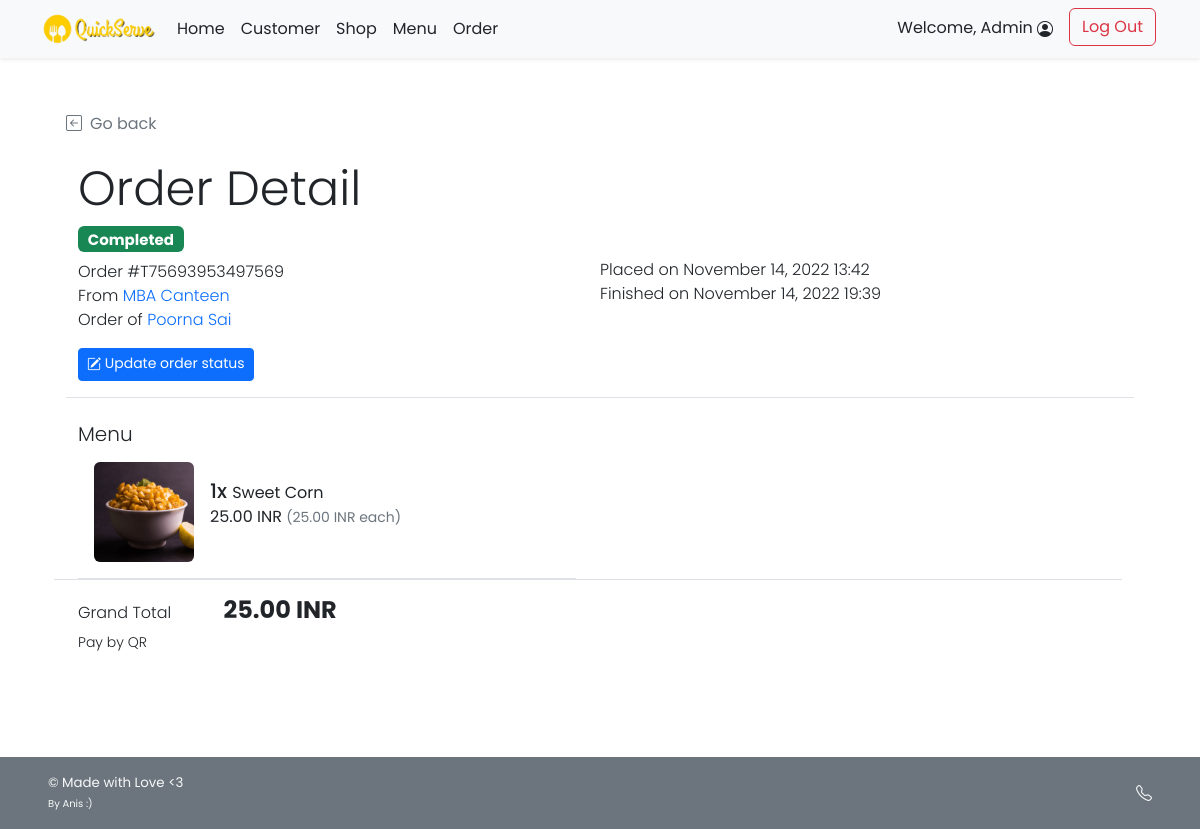
The app's page /admin/admin_order_detail.php?orh_id=81 (signed in) with its own data.
### tables this page shows
CREATE TABLE `order_header` (
  `orh_id` int(11) NOT NULL,
  `c_id` int(11) NOT NULL,
  `s_id` int(11) NOT NULL,
  `p_id` int(11) NOT NULL,
  `orh_ordertime` timestamp NOT NULL DEFAULT current_timestamp(),
  `orh_orderstatus` varchar(45) NOT NULL,
  `orh_finishedtime` datetime DEFAULT NULL,
  `t_id` varchar(45) NOT NULL
);

CREATE TABLE `shop` (
  `s_username` varchar(45) NOT NULL,
  `s_pwd` varchar(45) NOT NULL,
  `s_name` varchar(100) NOT NULL,
  `s_location` varchar(100) NOT NULL,
  `s_email` varchar(100) NOT NULL,
  `s_phoneno` varchar(45) NOT NULL,
  `s_pic` text DEFAULT NULL,
  `s_id` int(11) NOT NULL
);

CREATE TABLE `customer` (
  `c_username` varchar(45) NOT NULL,
  `c_pwd` varchar(45) NOT NULL,
  `c_firstname` varchar(45) NOT NULL,
  `c_lastname` varchar(45) NOT NULL,
  `c_email` varchar(100) NOT NULL,
  `c_gender` varchar(1) NOT NULL COMMENT 'M for Male, F for Female',
  `c_type` varchar(3) NOT NULL COMMENT 'Type of customer in this canteen (STD for student,STF for staff, GUE for guest, ADM for admin, OTH for other)',
  `c_id` int(11) NOT NULL
);

CREATE TABLE `order_detail` (
  `ord_id` int(11) NOT NULL,
  `orh_id` int(11) NOT NULL,
  `f_id` int(11) NOT NULL,
  `ord_amount` int(11) NOT NULL,
  `ord_buyprice` decimal(6,2) NOT NULL,
  `ord_note` text DEFAULT NULL
);

CREATE TABLE `food` (
  `f_id` int(11) NOT NULL,
  `s_id` int(11) NOT NULL,
  `f_name` varchar(100) NOT NULL,
  `f_price` decimal(6,2) NOT NULL,
  `f_pic` text DEFAULT NULL
);

### admin/admin_order_detail.php (the view, shortened to what this page needs)
<!DOCTYPE html>
<html lang="en">
<head>
    <?php
        include("../conn_db.php");
        include('../head.php');
    ?>
    <link href="../css/main.css" rel="stylesheet">
    <link href="../css/menu.css" rel="stylesheet">
</head>
<body class="d-flex flex-column h-100">
    <?php include('nav_header_admin.php')?>
    <div class="container px-5 py-4" id="cart-body">
        <div class="row my-4 border-bottom">
            <a class="nav nav-item text-decoration-none text-muted mb-2" href="#" onclick="history.back();">
                <i class="bi bi-arrow-left-square me-2"></i>Go back
            </a>
            <h2 class="pt-3 display-5">Order Detail</h2>
            <?php
                $orh_id = $_GET["orh_id"];
                $orh_query = "SELECT * FROM order_header WHERE orh_id = {$orh_id}";
                $orh_arr = $mysqli -> query($orh_query) -> fetch_array();
            ?>
            <div class="row row-cols-1 row-cols-md-2">
                <div class="col mb-2 mb-md-0">
                    <ul class="list-unstyled fw-light">
                        <li class="list-item mb-2">
                            <?php if($orh_arr["orh_orderstatus"]=="VRFY"){ ?>
                            <h5><span class="fw-bold badge bg-info text-dark">Verifying</span></h5>
                            <?php }else if($orh_arr["orh_orderstatus"]=="ACPT"){ ?>
                            <h5><span class="fw-bold badge bg-secondary text-dark">Accepted</span></h5>
                            <?php }else if($orh_arr["orh_orderstatus"]=="PREP"){ ?>
                            <h5><span class="fw-bold badge bg-warning text-dark">Preparing</span></h5>
                            <?php }else if($orh_arr["orh_orderstatus"]=="RDPK"){ ?>
                            <h5><span class="fw-bold badge bg-primary text-white">Ready to pick up</span></h5>
                            <?php }else if($orh_arr["orh_orderstatus"]=="FNSH"){?>
                            <h5><span class="fw-bold badge bg-success text-white">Completed</span></h5>
                            <?php }
                            else if($orh_arr["orh_orderstatus"]=="CNCL"){?>
                                <h5><span class="fw-bold badge bg-danger text-white">Cancelled</span></h5>
                                <?php } ?>
                        </li>
                        <li class="list-item">Order #<?php echo $orh_arr["t_id"];?></li>
                        <li class="list-item">From
                            <a class="text-decoration-none link-primary"
                                href="admin_shop_detail.php?c_id=<?php echo $orh_arr['s_id']?>">
                                <?php
                                $shop_query = "SELECT s_name FROM shop WHERE s_id = {$orh_arr['s_id']};";
                                $shop_arr = $mysqli -> query($shop_query) -> fetch_array();
                                echo $shop_arr["s_name"];
                            ?>
                            </a>
                        </li>
                        <li class="list-item">Order of
                            <a class="text-decoration-none link-primary"
                                href="admin_customer_detail.php?c_id=<?php echo $orh_arr['c_id']?>">
                                <?php
                                $cust_query = "SELECT c_firstname,c_lastname FROM customer WHERE c_id = {$orh_arr['c_id']};";
                                $cust_arr = $mysqli -> query($cust_query) -> fetch_array();
                                echo $cust_arr["c_firstname"]." ".$cust_arr["c_lastname"];
                            ?>
                            </a>
                        </li>
                    </ul>
                </div>
                <div class="col">
                    <ul class="list-unstyled fw-light">
                        <?php
                            $od_placedate = (new Datetime($orh_arr["orh_ordertime"])) -> format("F j, Y H:i");
                        ?>
                        <li class="mb-2">&nbsp;</li>
                        <li>Placed on <?php echo $od_placedate;?></li>
                        <?php if($orh_arr["orh_orderstatus"]!="FNSH"){ ?>
                        <li>The order is not finish yet.</li>
                        <?php }else{
                            $od_finishtime = (new Datetime($orh_arr["orh_finishedtime"])) -> format("F j, Y H:i");
                        ?>
                        <li>Finished on <?php echo $od_finishtime;?></li>
                        <?php } ?>
                    </ul>
                </div>
            </div>
            <div class="row mb-3">
                <div class="col">
                <a class="btn btn-sm btn-primary mt-2 mt-md-0" href="admin_order_update.php?orh_id=<?php echo $_GET["orh_id"]?>">
                <i class="bi bi-pencil-square"></i>
                Update order status
                </a>
                </div>
            </div>
        </div>
        <div class="row mb-5">
            <div class="col">
                <div class="row row-cols-1">
                    <div class="col">
                        <h5 class="fw-light">Menu</h5>
                    </div>
                    <div class="col row row-cols-1 row-cols-md-2 border-bottom">
                        <?php
                            $ord_query = "SELECT f.f_id,f.f_name,f.f_pic,ord.ord_amount,ord.ord_buyprice,ord_note FROM order_detail ord INNER JOIN food f ON ord.f_id = f.f_id WHERE ord.orh_id = {$orh_id}";
                            $ord_result = $mysqli -> query($ord_query);
                            while($ord_row = $ord_result -> fetch_array()){
                        ?>
                        <div class="col">
                            <ul class="list-group">
                                <a class="text-decoration-none"
                                    href="admin_food_detail.php?f_id=<?php echo $ord_row["f_id"]?>">
                                    <li
                                        class="list-group-item d-flex border-0 pb-3 border-bottom w-100 justify-content-between align-items-center">
                                        <div class="image-parent">
                                            <img <?php
                                            if(is_null($ord_row["f_pic"])){echo "src='../img/default.png'";}
                                            else{echo "src=\"../img/{$ord_row['f_pic']}\"";}
                                        ?> class="img-fluid rounded"
                                                style="width: 100px; height:100px; object-fit:cover;"
                                                alt="<?php echo $ord_row["f_name"]?>">
                                        </div>
                                        <div class="ms-3 me-auto">
                                            <div class="fw-normal"><span class="h5"><?php echo $ord_row["ord_amount"]?>x
                                                </span><?php echo $ord_row["f_name"]?>
                                                <p><?php printf("%.2f INR <small class='text-muted'>(%.2f INR each)</small>",$ord_row["ord_buyprice"]*$ord_row["ord_amount"],$ord_row["ord_buyprice"]);?><br />
                                                </p>
                                            </div>
                                        </div>
                                    </li>
                                </a>
                            </ul>
                        </div>
                        <?php } ?>
                    </div>
                    <div class="col my-3">
                        <ul class="list-inline justify-content-between">
                            <li class="list-inline-item fw-light me-5">Grand Total</li>
                            <li class="list-inline-item fw-bold h4">
                                <?php
                                    $gt_query = "SELECT SUM(ord_amount*ord_buyprice) AS gt FROM order_detail WHERE orh_id = {$orh_id}";
                                    $gt_arr = $mysqli -> query($gt_query) -> fetch_array();
                                    printf("%.2f INR",$gt_arr["gt"]);
                                ?>
                            </li>
                            <li class="list-item fw-light small">Pay by QR
                            </li>
                        </ul>
                    </div>
                </div>
            </div>
        </div>
    </div>
    <?php include('admin_footer.php')?>
</body>
</html>

### head.php (shortened to what this page needs)
<link href="https://cdn.jsdelivr.net/npm/bootstrap@5.2.1/dist/css/bootstrap.min.css" rel="stylesheet">
<link rel="stylesheet" href="../img/Color logo - no background.png">
<link rel="stylesheet" href="https://cdn.jsdelivr.net/npm/bootstrap-icons@1.9.1/font/bootstrap-icons.css">

### admin/nav_header_admin.php (shortened to what this page needs)
<header class="navbar navbar-expand-md navbar-light fixed-top bg-light shadow-sm mb-auto">
    <div class="container-fluid mx-4">
        <a href="admin_home.php">
            <img src="../img/Color logo - no background.png" width="125" class="me-2" alt="QuickServe Logo">
        </a>
        <div class="navbar-collapse collapse" id="navbarCollapse">
            <ul class="navbar-nav me-auto mb-2 mb-md-0">
                <li class="nav-item">
                    <a class="nav-link px-2 text-dark" href="admin_home.php">Home</a>
                </li>
                <li class="nav-item">
                    <a href="admin_customer_list.php" class="nav-link px-2 text-dark">Customer</a>
                </li>
                <li class="nav-item">
                    <a href="admin_shop_list.php" class="nav-link px-2 text-dark">Shop</a>
                </li>
                <li class="nav-item">
                    <a href="admin_food_list.php" class="nav-link px-2 text-dark">Menu</a>
                </li>
                <li class="nav-item">
                    <a href="admin_order_list.php" class="nav-link px-2 text-dark">Order</a>
                </li>
            </ul>
            <div class="d-flex">
                <?php if(!isset($_SESSION['aid'])){ ?>
                <a class="btn btn-outline-secondary me-2" href="../cust_regist.php">Sign Up</a>
                <a class="btn btn-success" href="../cust_login.php">Log In</a>
                <?php }else{ ?>
                <ul class="navbar-nav me-auto mb-2 mb-md-0">
                    <li class="nav-item">
                        <a href="admin_customer_detail.php?c_id=<?php echo $_SESSION["aid"]?>" class="nav-link px-2 text-dark">
                            Welcome, <?=$_SESSION['firstname']?>
                            <i class="bi bi-person-circle"></i>
                        </a>
                    </li>
                    <li class="nav-item">
                        <a class="mx-2 mt-1 mt-md-0 btn btn-outline-danger" href="../logout.php">Log Out</a>
                    </li>
                </ul>
                <?php } ?>
            </div>
        </div>
    </div>
</header>

### admin/admin_footer.php
<footer
        class="footer d-flex flex-wrap justify-content-between align-items-center px-5 py-3 mt-auto bg-secondary text-light">
        <span class="smaller-font">&copy; Made with Love <3 <br /><span class="xsmall-font">By Anis :)</span></span>
        <ul class="nav justify-content-end list-unstyled d-flex">
            <li class="ms-3">
                <a class="text-light" target="_blank" href="admin_footdirect.php">
                    <i class="bi bi-telephone"></i>
                </a>
            </li>
        </ul>
</footer>

### css/main.css (style rules this page uses)
html { height: 100%; }
body { height: 100%; padding-top: 4rem; margin-bottom: -50px; font-family: 'Poppins', 'Noto Sans Thai', sans-serif; }
a { cursor: pointer; }
.bi { vertical-align: -.125em; fill: currentColor; }
.text-white { color: white; }
.smaller-font { font-size: smaller; }
.xsmall-font { font-size: x-small; }

### css/menu.css (style rules this page uses)
html, body { height: 100%; }
.image-parent { max-width: 100px; }

### records on screen
order_header: t "T75693953497569", orh_ordertime "November 14, 2022 13:42", orh_finishedtime "November 14, 2022 19:39"
shop: s_name "MBA Canteen"
customer: c_firstname "Poorna", c_lastname "Sai"
order_detail: f.f_pic (picture), ord_amount "1", f.f_name "Sweet Corn", $ord_row['ord_buyprice']*$ord_row['ord_amount'] "25.00", ord_buyprice "25.00"

### other values on screen
$_SESSION['firstname'] "Admin"
$gt_arr["gt"] "25.00"
